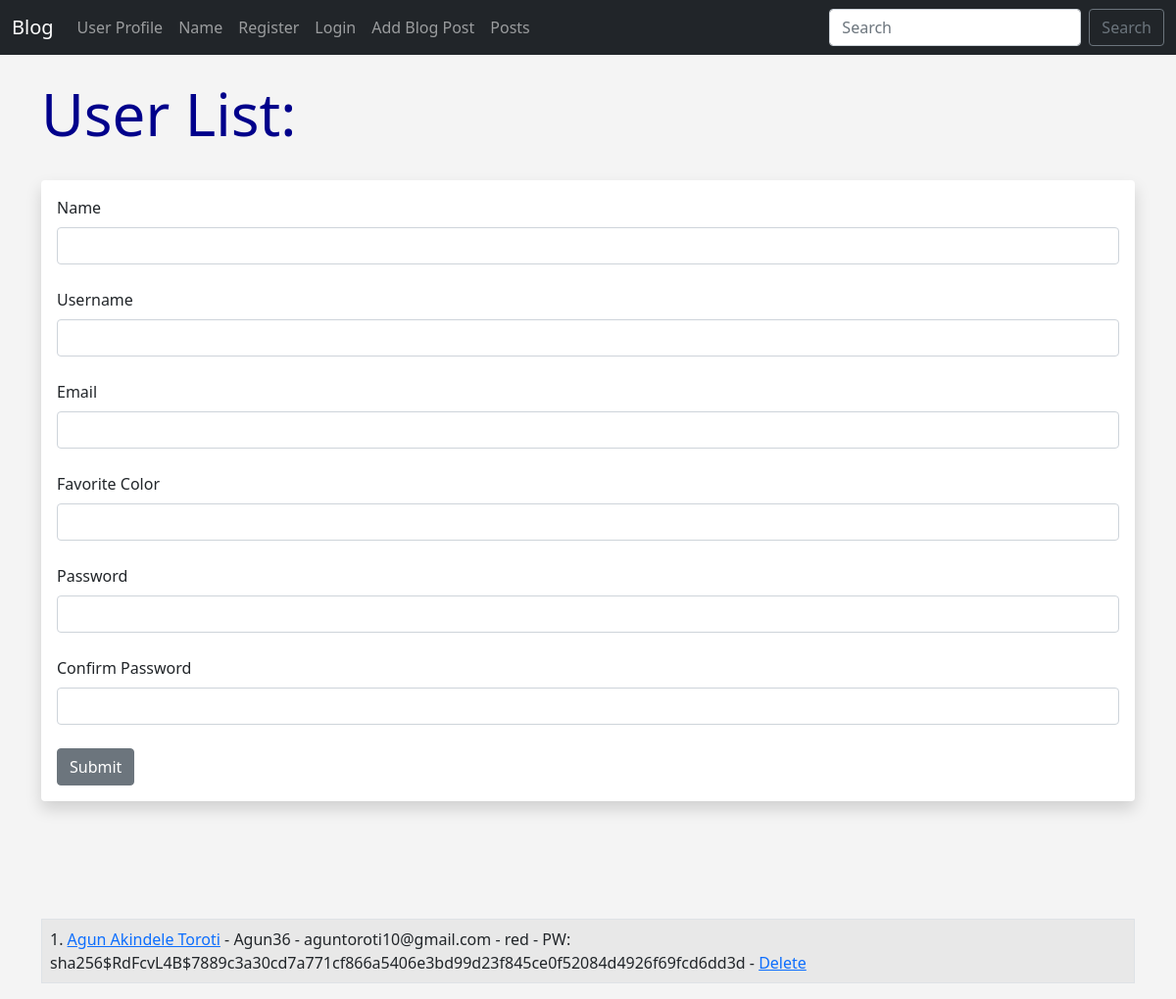
The app's page /user/add, older data.
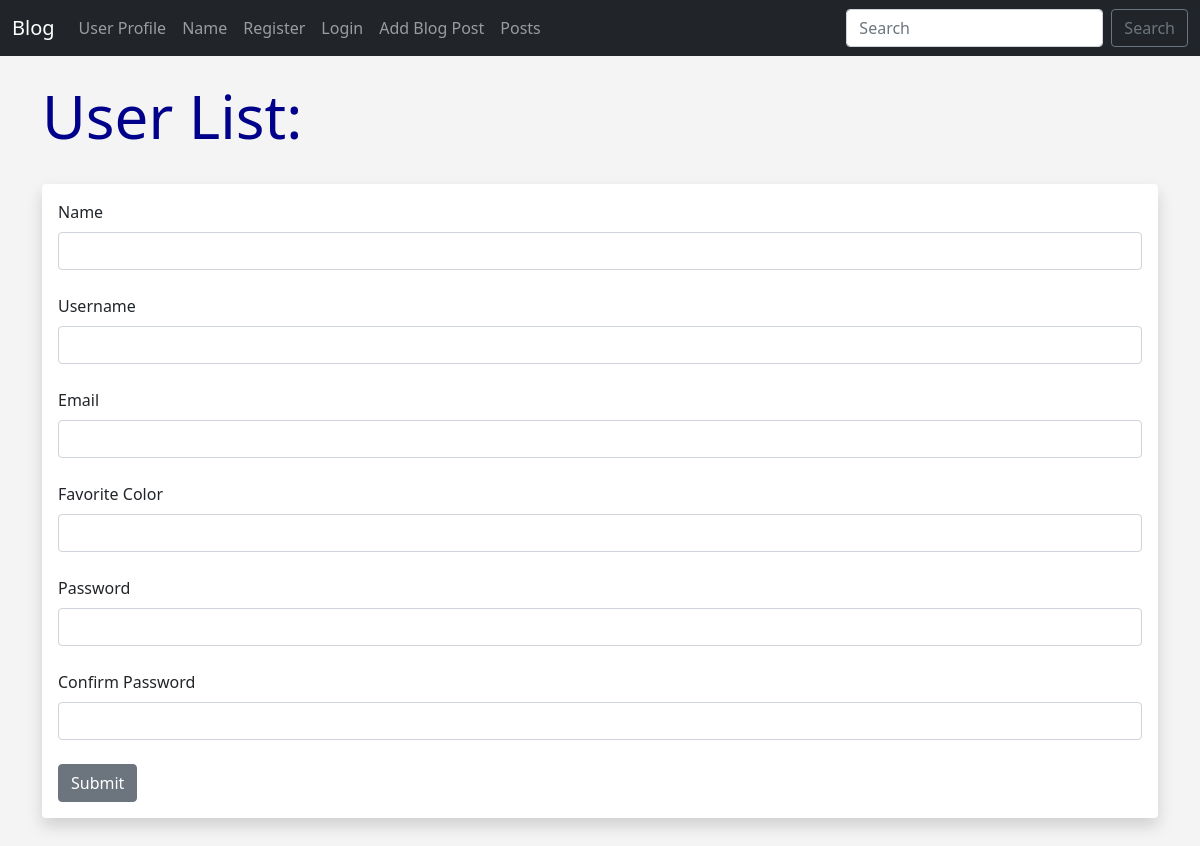
The same page, newer data.
### app.py (models this page shows, shortened)
class Users(db.Model, UserMixin):
	id = db.Column(db.Integer, primary_key=True)
	username = db.Column(db.String(20), nullable=False, unique=True)
	name = db.Column(db.String(200), nullable=False)
	email = db.Column(db.String(120), nullable=False, unique=True)
	favorite_color = db.Column(db.String(120))
	about_author = db.Column(db.Text(), nullable=True)
	date_added = db.Column(db.DateTime, default=datetime.utcnow)
	profile_pic = db.Column(db.String(), nullable=True)
	password_hash = db.Column(db.String(128))
	posts = db.relationship('Posts', backref='poster')
	@property
	def password(self):
		raise AttributeError('password is not a readable attribute!')

### app.py (the view, shortened to what this page needs)
@app.route('/user/add', methods=['GET', 'POST'])
def add_user():
	name = None
	form = UserForm()
	our_users = Users.query.order_by(Users.date_added)
	return render_template("add_user.html",
		form=form,
		name=name,
		our_users=our_users)

### webforms.py
class UserForm(FlaskForm):
	name = StringField("Name", validators=[DataRequired()])
	username = StringField("Username", validators=[DataRequired()])
	email = StringField("Email", validators=[DataRequired()])
	favorite_color = StringField("Favorite Color")
	about_author = TextAreaField("About Author")
	password_hash = PasswordField('Password', validators=[DataRequired(), EqualTo('password_hash2', message='Passwords Must Match!')])
	password_hash2 = PasswordField('Confirm Password', validators=[DataRequired()])
	profile_pic = FileField("Profile Pic")
	submit = SubmitField("Submit")

class SearchForm(FlaskForm):
	searched = StringField("Searched", validators=[DataRequired()])
	submit = SubmitField("Submit")

### app.py (called while the page is built)
@app.context_processor
def base():
	form = SearchForm()
	return dict(form=form)

### templates/add_user.html (shortened to what this page needs)
{% extends 'base.html' %}
{% block content %}
{% if name %}
	<h1>User Added!</h1>
	<br/><br/>
<table class="table table-hover table-bordered table-striped">
{% for our_user in our_users %}
	<tr>
	<td>{{ our_user.id }}. <a href="{{ url_for('update', id=our_user.id)}}">{{ our_user.name }}</a> - {{ our_user.email }} - {{ our_user.favorite_color }} -
		<a href="{{ url_for('delete', id=our_user.id)}}">Delete</a></td>
	</tr>
{% endfor %}
</table>
{% else %}
	<h1>User List:</h1>
	<br/>
<div class="shadow p-3 mb-5 bg-body rounded">
	<form method="POST">
		{{ form.name.label(class="form-label") }}
		{{ form.name(class="form-control") }}
		<br/>
		{{ form.username.label(class="form-label") }}
		{{ form.username(class="form-control") }}
		<br/>
		{{ form.email.label(class="form-label") }}
		{{ form.email(class="form-control") }}
		<br/>
		{{ form.favorite_color.label(class="form-label") }}
		{{ form.favorite_color(class="form-control") }}
		<br/>
		{{ form.password_hash.label(class="form-label") }}
		{{ form.password_hash(class="form-control") }}
		<br/>
		{{ form.password_hash2.label(class="form-label") }}
		{{ form.password_hash2(class="form-control") }}
		<br/>
		{{ form.submit(class="btn btn-secondary") }}
	</form>
</div>
<br/><br/><br/>
<table class="table table-hover table-bordered table-striped">
{% for our_user in our_users %}
	<tr>
	<td>{{ our_user.id }}. <a href="{{ url_for('update', id=our_user.id)}}">{{ our_user.name }}</a> - {{our_user.username }} - {{ our_user.email }} - {{ our_user.favorite_color }} -
	PW: {{ our_user.password_hash }} -
	<a href="{{ url_for('delete', id=our_user.id)}}">Delete</a></td>
	</tr>
{% endfor %}
</table>
{% endif %}
{% endblock %}

Row changes from the older to the newer data that the page shows:
removed Users: id "1", name "Agun Akindele Toroti", username "Agun36", email "aguntoroti10@gmail.com", favorite_color "red", password_hash "sha256$RdFcvL4B$7889c3a30cd7a771cf866a5406e3bd99d23f845ce0f52084d4926f69fcd6dd3d"
